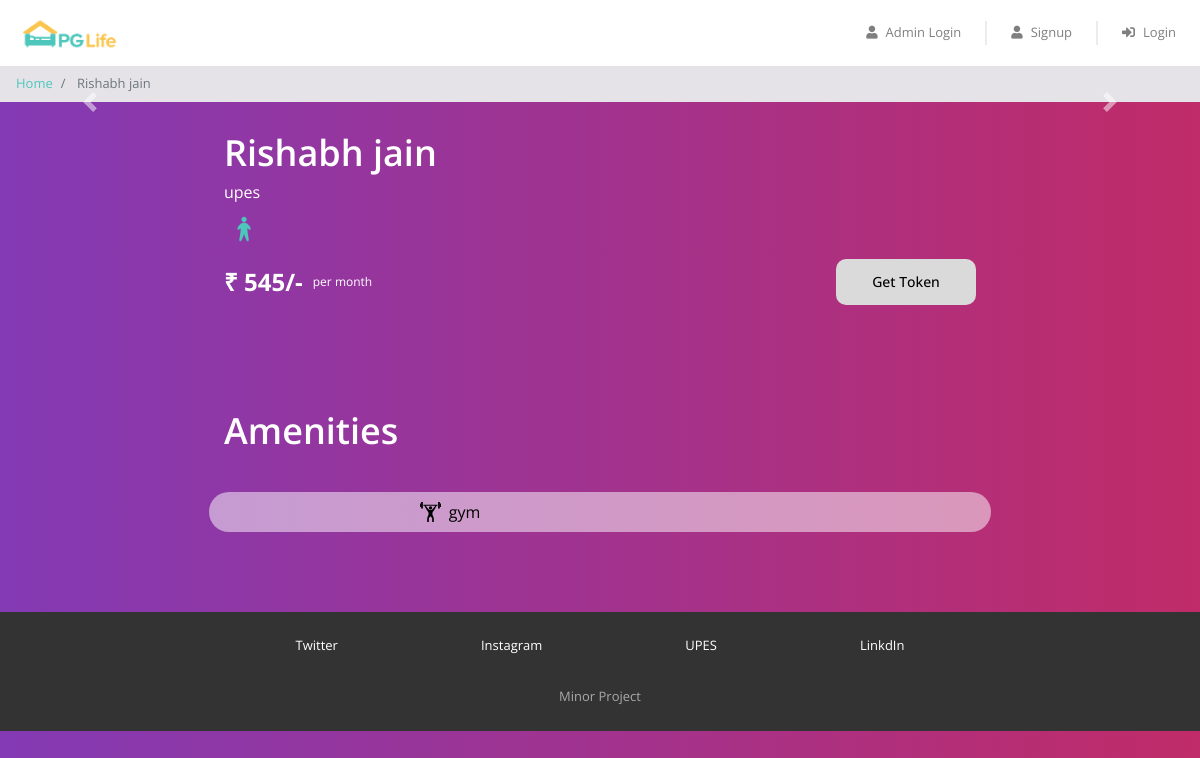
/property_detail.php?property_id=47, run on the app's committed database.
### tables this page shows
CREATE TABLE `properties` (
  `id` tinyint(125) UNSIGNED NOT NULL,
  `name` varchar(255) NOT NULL,
  `address` text NOT NULL,
  `gender` varchar(255) NOT NULL,
  `rent` int(255) NOT NULL
);

CREATE TABLE `amenities` (
  `id` int(255) UNSIGNED NOT NULL,
  `amenitie0` varchar(255) DEFAULT NULL,
  `amenitie1` varchar(255) DEFAULT NULL,
  `amenitie2` varchar(255) DEFAULT NULL,
  `amenitie3` varchar(255) DEFAULT NULL,
  `amenitie4` varchar(255) DEFAULT NULL,
  `amenitie5` varchar(255) DEFAULT NULL,
  `amenitie6` varchar(255) DEFAULT NULL,
  `amenitie7` varchar(255) DEFAULT NULL,
  `amenitie8` varchar(255) DEFAULT NULL,
  `amenitie9` varchar(255) DEFAULT NULL,
  `amenitie10` varchar(255) DEFAULT NULL,
  `amenitie11` varchar(255) DEFAULT NULL,
  `amenitie12` varchar(255) DEFAULT NULL,
  `amenitie13` varchar(255) DEFAULT NULL,
  `amenitie14` varchar(255) DEFAULT NULL,
  `amenitie15` varchar(255) DEFAULT NULL
);

### property_detail.php (the view, shortened to what this page needs)
<?php
require "includes/database_connect.php";
$user_id = isset($_SESSION['user_id']) ? $_SESSION['user_id'] : NULL;
$property_id = $_GET["property_id"];
$sql_1 = "SELECT * FROM properties WHERE id = $property_id";
$result_1 = mysqli_query($conn, $sql_1);
$property = mysqli_fetch_assoc($result_1);
$sql_3 = "SELECT p.id,p.name,p.address,p.gender,p.rent,a.id,a.amenitie0,a.amenitie1,a.amenitie2,a.amenitie3,a.amenitie4,a.amenitie5,a.amenitie6,a.amenitie7,a.amenitie8,a.amenitie9,a.amenitie10,a.amenitie11,a.amenitie12,a.amenitie13,a.amenitie14,a.amenitie15
FROM properties p
INNER JOIN amenities a
ON p.id = a.id
WHERE a.id = $property_id";
$result_3 = mysqli_query($conn, $sql_3);
$amenities = mysqli_fetch_all($result_3, MYSQLI_ASSOC);
?>
<!DOCTYPE html>
<html lang="en">
<head>
    <?php
    include "includes/head_links.php";
    ?>
    <link href="css/property_detail.css" rel="stylesheet" />
    <link href="css/extra.css" rel="stylesheet" />
</head>
<body class="anim" style="color: black;">
    <?php
    include "includes/header.php";
    ?>
    <nav aria-label="breadcrumb">
        <ol class="breadcrumb py-2">
            <li class="breadcrumb-item">
                <a href="index.php">Home</a>
            </li>
            <li class="breadcrumb-item active" aria-current="page">
                <?= $property['name']; ?>
            </li>
        </ol>
    </nav>
    <div id="property-images" class="carousel slide" data-ride="carousel">
        <a class="carousel-control-prev" href="#property-images" role="button" data-slide="prev">
            <span class="carousel-control-prev-icon" aria-hidden="true"></span>
        </a>
        <a class="carousel-control-next" href="#property-images" role="button" data-slide="next">
            <span class="carousel-control-next-icon" aria-hidden="true"></span>
        </a>
    </div>
    <div class="property-summary page-container" style="color: white;">
        <div class="detail-container">
            <div class="property-name"><?= $property['name'] ?></div>
            <div class="property-address" style="color: white;"><?= $property['address'] ?></div>
            <div class="property-gender">
                <?php
                if ($property['gender'] == "male") {
                ?>
                    <img src="img/male.png">
                <?php
                } else {
                ?>
                    <img src="img/female.png">
                <?php
                }
                ?>
            </div>
        </div>
        <div class="row no-gutters">
            <div class="rent-container col-6">
                <div class="rent">₹ <?= number_format($property['rent']) ?>/-</div>
                <div class="rent-unit" style="color: white;">per month</div>
            </div>
            <div class="button-container col-6">
                <?php
                if ($user_id != NULL) {
                ?>
                    <div class="filter-bar row justify-content-around">
                        <button class="btn b" data-toggle="modal" data-target="#booking-modal">
                            <span>Get Token</span>
                        </button>
                    </div>
                <?php
                } else {
                ?>
                    <a class="btn b" href="#" data-toggle="modal" data-target="#login-modal">Get Token</a>
                <?php
                }
                ?>
            </div>
        </div>
    </div>
    <div class="property-amenities anim" style="color: white;">
        <div class="page-container">
            <h1>Amenities</h1>
            <?php
            foreach ($amenities as $amenity) {
            ?>
                <div class="row justify-content-between a1" style="color: black;">
                    <div class="col-md-3">
                    </div>
                    <div class="col-md-3">
                        <div class="amenity-container">
                            <?php
                            if ($amenity['amenitie5'] == "gym") {
                            ?>
                                <img src="img/amenities/<?= $amenity['amenitie5'] ?>.svg">
                                <span><?= $amenity['amenitie5'] ?></span><br />
                            <?php
                            }
                            ?>
                        </div>
                    </div>
                    <div class="col-md-3">
                    </div>
                    <div class="col-md-3">
                    </div>
                </div>
            <?php
            }
            ?>
        </div>
    </div>
    <?php
    include "includes/footer.php";
    ?>
</body>
</html>

### css/common.css (style rules this page uses)
* { box-sizing: border-box; font-family: 'Open Sans', sans-serif; }
body { color: #373737; font-size: 16px; position: relative; }
h1, h2, h3, h4, h5, h6 { font-weight: 600; }
h1 { font-size: 36px; margin-bottom: 40px; }
.breadcrumb { background-color: #e5e3e8; font-size: 13px; border-radius: 0px; margin-bottom: 0px; }
.page-container { max-width: 800px; padding: 80px 24px; margin: auto; }

### css/property_detail.css (style rules this page uses)
.property-summary { padding: 24px; }
.property-amenities, .property-rating { background-color: #fcfaf7; }
.detail-container { padding-bottom: 10px; }
.property-name { font-size: 36px; font-weight: 600; }
.property-address { color: #6f6f6f; font-size: 16px; padding-bottom: 5px; }
.property-gender img { width: 40px; }
.rent-container { display: flex; align-items: center; }
.rent { font-size: 24px; font-weight: bold; padding-right: 10px; }
.rent-unit { color: #6f6f6f; font-size: 12px; }
.button-container .btn { font-size: 14px; border-radius: 0px; width: 140px; float: right; }
.amenity-container { margin: 8px 0px; }
.amenity-container img { height: 20px; margin-top: -4px; margin-right: 4px; }

### css/extra.css (style rules this page uses)
.b { padding: 0.9em 1.6em; border: none; outline: none; color: rgb(0, 0, 0); font-family: inherit; font-weight: 500; font-size: 17px; cursor: pointer; position: relative; z-index: 0; border-radius: 12px; }
.b::after { content: ""; z-index: -1; position: absolute; width: 100%; height: 100%; background-color: rgb(218, 218, 218); color: #FFF; left: 0; top: 0; border-radius: 10px; }
.b::before { content: ""; background: linear-gradient( 45deg, #FF0000, #002BFF, #FF00C8, #002BFF, #FF0000, #002BFF, #FF00C8, #002BFF); position: absolute; top: -2px; left: -2px; background-size: 600%; z-index: -1; width: calc(100% + 4px); height: calc(100% + 4px); filter: blur(8px); animation: glowing 20s linear infinite; transition: opacity .3s ease-in-out; border-radius: 10px; opacity: 0; }
body { color: white; background: linear-gradient( to right, #833ab4, #fd1d1d, #fcb045); background-size: 400% 400%; animation: animate-background 50s infinite ease-in-out; }
.anim { background: linear-gradient( to right, #833ab4, #fd1d1d, #fcb045); background-size: 400% 400%; animation: animate-bg 50s infinite ease-in-out; }
.a1 { background-color: #ffffff80; border-radius: 20px; }

### data on the page
properties: name "Rishabh jain", address "upes", rent "545", amenities.amenitie5 "gym"
